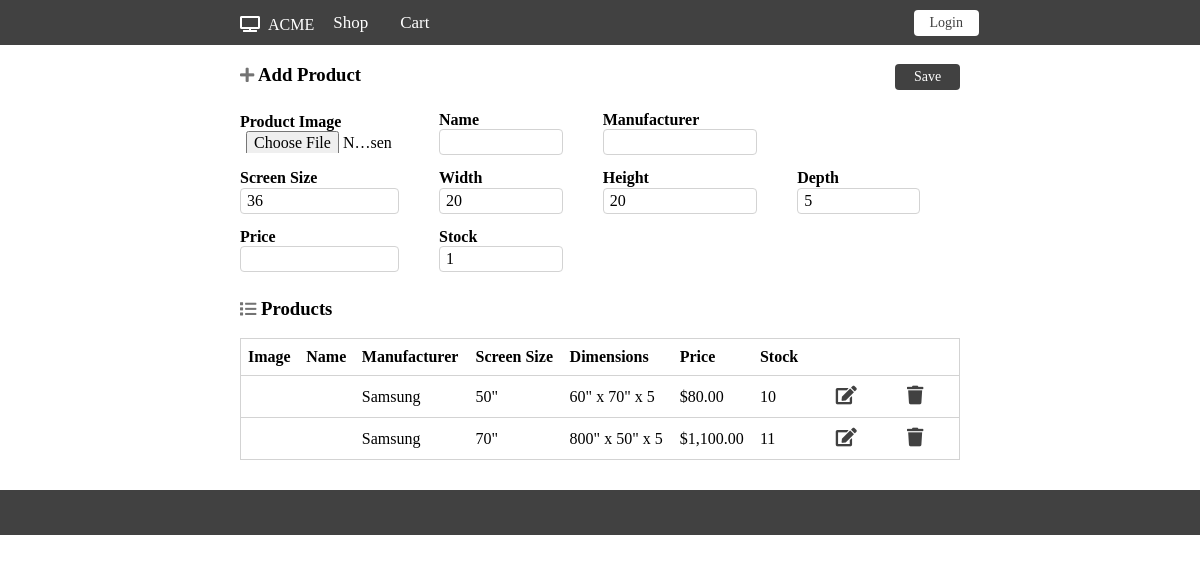
/admin-products.php, run on an earlier commit of the app's database.
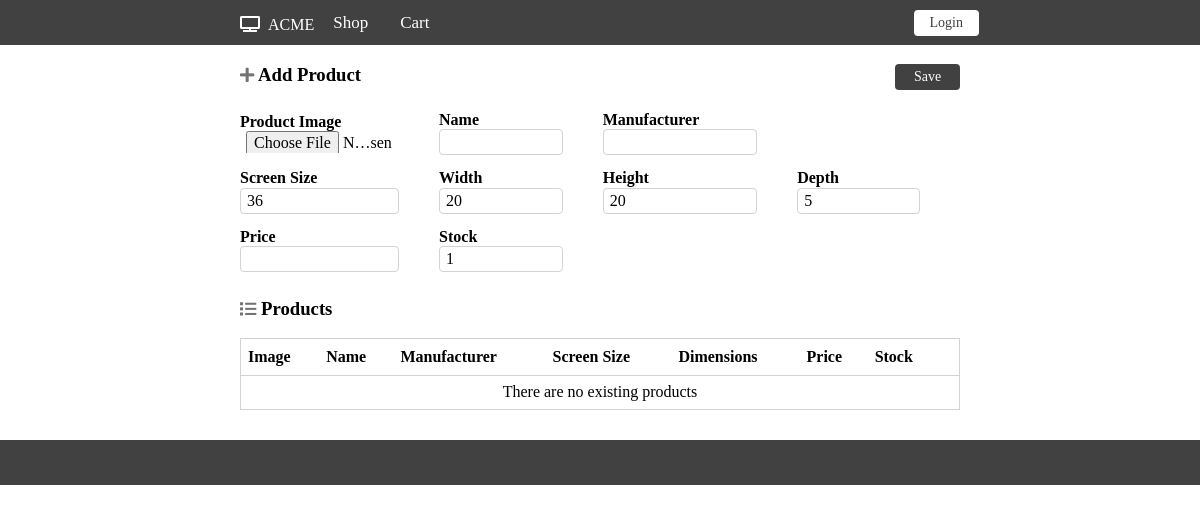
And on a later commit of the database.
### tables this page shows
CREATE TABLE products (
  uuid int(5) NOT NULL,
  tv_name varchar(255) NOT NULL,
  manufacturer varchar(255) NOT NULL,
  price DECIMAL NOT NULL,
  screen_size DECIMAL NOT NULL,
  tv_width DECIMAL NOT NULL,
  tv_height DECIMAL NOT NULL,
  tv_depth DECIMAL NOT NULL,
  stock int(5) NOT NULL,
  is_deleted boolean DEFAULT 0,
  PRIMARY KEY (uuid)
);

### includes/functions.php (called while the page is built, shortened)
<?php
function getProducts($db)
{
    $statement = $db->prepare("SELECT * FROM products where stock > 0 AND is_deleted = 0");
    $statement->execute();
    $results = $statement->fetchAll();
    return $results;
}

### admin-products.php (the view, shortened to what this page needs)
<!DOCTYPE html>
<html lang="en">
    <?php
        include('includes/header.php');
        $products = getProducts($db);
    ?>
    <body>
        <?php
            $page = 'products';
            include('includes/navigation.php');
        ?>
        <main>
            <form action="admin-products.php" method="post" enctype="multipart/form-data">
                <?php if (isset($_POST['edit'])) { ?>
                    <h3>
                        <i class="fas fa-edit fa-sm"></i> Edit Product
                        <button type="submit" name="update">Update</button>
                    </h3>
                <?php } else { ?>
                    <h3>
                        <i class="fas fa-plus fa-sm"></i> Add Product
                        <button type="submit" name="add">Save</button>
                    </h3>
                <?php } ?>
                <table class="form-table">
                    <tr>
                        <td>
                            <label for="product_img">Product Image</label><br>
                            <input type="file" name="product_img">
                        </td>
                        <td>
                            <label for="product_name">Name</label><br>
                            <input type="text" name="product_name" value="<?= isset($_POST['edit']) ? $product['tv_name'] : '' ?>">
                        </td>
                        <td>
                            <label for="product_manufacturer">Manufacturer</label><br>
                            <input type="text" name="product_manufacturer" value="<?= isset($_POST['edit']) ? $product['manufacturer'] : '' ?>">
                        </td>
                    </tr>
                    <tr>
                        <td>
                            <label for="screen_size">Screen Size</label><br>
                            <input type="number" min="1" name="screen_size" value="<?= isset($_POST['edit']) ? $product['screen_size'] : '36' ?>">
                        </td>
                        <td>
                            <label for="product_width">Width</label><br>
                            <input type="number" min="1" name="product_width" value="<?= isset($_POST['edit']) ? $product['tv_width'] : '20' ?>">
                        </td>
                        <td>
                            <label for="product_height">Height</label><br>
                            <input type="number" min="1" name="product_height" value="<?= isset($_POST['edit']) ? $product['tv_height'] : '20' ?>">
                        </td>
                        <td>
                            <label for="product_depth">Depth</label><br>
                            <input type="number" min="1" name="product_depth" value="<?= isset($_POST['edit']) ? $product['tv_depth'] : '5' ?>">
                        </td>
                    </tr>
                    <tr>
                        <td>
                            <label for="product_price">Price</label><br>
                            <input type="number" min="1" name="product_price" step="0.01" value="<?= isset($_POST['edit']) ? $product['price'] : '' ?>">
                        </td>
                        <td>
                            <label for="product_stock">Stock</label><br>
                            <input type="number" min="1" name="product_stock" value="<?= isset($_POST['edit']) ? $product['stock'] : '1' ?>">
                        </td>
                    </tr>
                </table>
            </form>
            <h3><i class="fas fa-list fa-sm"></i> Products</h3>
            <form action="admin-products.php" method="post">
                <table>
                    <thead>
                        <tr>
                            <th>Image</th>
                            <th>Name</th>
                            <th>Manufacturer</th>
                            <th>Screen Size</th>
                            <th>Dimensions</th>
                            <th>Price</th>
                            <th>Stock</th>
                            <th></th>
                        </tr>
                    </thead>
                    <tbody>
                        <?php if (empty($products)) { ?>
                            <tr class="empty">
                                <td colspan="8">There are no existing products</td>
                            </tr>
                        <?php } else { ?>
                            <?php foreach ($products as $product) { ?>
                                <tr>
                                    <td>
                                    </td>
                                    <td><?= $product['tv_name']?></td>
                                    <td><?= $product['manufacturer'] ?></td>
                                    <td><?= $product['screen_size'] ?>"</td>
                                    <td><?= $product['tv_width'] ?>" x <?= $product['tv_height'] ?>" x <?= $product['tv_depth'] ?></td>
                                    <td>$<?= number_format($product['price'], 2) ?></td>
                                    <td><?= $product['stock'] ?></td>
                                    <td>
                                        <button class="fa-btn" type="submit" name="edit" value="<?= $product['uuid'] ?>">
                                            <i class="fas fa-edit fa-lg"></i>
                                        </button>
                                        <button class="fa-btn" type="submit" name="delete" value="<?= $product['uuid'] ?>">
                                            <i class="fa fa-trash fa-lg"></i>
                                        </button>
                                    </td>
                                </tr>
                            <?php } ?>
                        <?php } ?>
                    </tbody>
                </table>
            </form>
        </main>
        <?php
            include('includes/footer.php');
        ?>
    </body>
</html>

### includes/header.php (shortened to what this page needs)
<head>
    <link rel="stylesheet" type="text/css" href="css/normalize.css"/>
    <link rel="stylesheet" type="text/css" href="css/main.css"/>
    <link rel="stylesheet" href="https://cdnjs.cloudflare.com/ajax/libs/font-awesome/5.11.2/css/all.min.css">
    <?php
        require_once('open_db.php');
        include('functions.php');
    ?>
</head>

### includes/navigation.php (shortened to what this page needs)
<header>
    <p class="logo"><i class="fas fa-tv"></i>&nbsp;&nbsp;ACME</p>
    <a href="index.php" class="<?= $page === 'index' ? 'active' : '' ?>">Shop</a>
    <a href="cart.php" class="<?= $page === 'cart' ? 'active' : '' ?>">Cart</a>
    <section>
        <?php if (isset($_SESSION['current_user'])) { ?>
            <div class="dropdown">
                <span>
                    <?= $_SESSION['current_user'] ?>
                    <i class="fas fa-angle-down"></i>
                </span>
                <div class="dropdown-content">
                    <a href=""><i class="fas fa-cogs"></i> Settings</a>
                    <a href="login_files/logout.php"><i class="fas fa-sign-out-alt"></i> Logout</a>
                </div>
            </div>
        <?php } else { ?>
            <form action="login_files/login_start.php">
                <button type="submit">Login</button>
            </form>
        <?php } ?>
    </section>
</header>

### includes/footer.php
<footer>
</footer>

### css/main.css (style rules this page uses)
button { border: none; border-radius: 4px; background: #414141; color: white; cursor: pointer; font-size: 14px; text-align: center; outline: none; padding: 5px 10px; min-width: 65px; }
main { display: flex; flex-direction: row; flex-wrap: wrap; justify-content: left; padding-left: 20%; padding-right: 20%; margin-bottom: 30px; }
header, footer { background: #414141; color: white; height: 45px; text-align: center; }
header { display: flex; padding-left: 20%; padding-right: 20%; }
header > a { float: left; color: white; text-align: center; padding: 13px 16px; text-decoration: none; font-size: 17px; }
header > section { display: flex; justify-content: flex-end; text-align: end; width: 100%; }
header > section > form { width: 9%; }
header > section > form > button { background: #fff; color: #414141; margin-top: 10px; }
h3 { width: 100%; }
h3 > i { color: #737373; }
h3 > button { float: right; }
.logo { text-align: left; width: 15%; }
table { border: 1px solid lightgrey; border-collapse: collapse; width: 100%; }
th { border-bottom: 1px solid lightgrey; padding: 9px 7px; text-align: left; }
tr.empty { text-align: center; }
td { border-bottom: 1px solid lightgrey; padding: 7px 7px; }
form { width: 100%; }
.form-table td { padding-left: 0; padding-right: 50px; }
.form-table, .form-table td { border: none; }
.form-table input { width: 100%; }
label { font-weight: bold; }
input { border-radius: 4px; border: 1px solid lightgrey; height: 22px; padding-left: 6px; }
input[type=file] { border: none; }
.fa-btn { background: none; }
.fa-btn > i { color: #414141; }

What changed in the data, as far as the page shows it:
removed products: manufacturer "Samsung", screen_size "50", tv_width "60", tv_height "70", tv_depth "5", price "80.00", stock "10", $product['uuid'] 12345 (drawn)
removed products: manufacturer "Samsung", screen_size "70", tv_width "800", tv_height "50", tv_depth "5", price "1,100.00", stock "11", $product['uuid'] 54321 (drawn)
Also different on the page:
text now shown: "There are no existing products"
